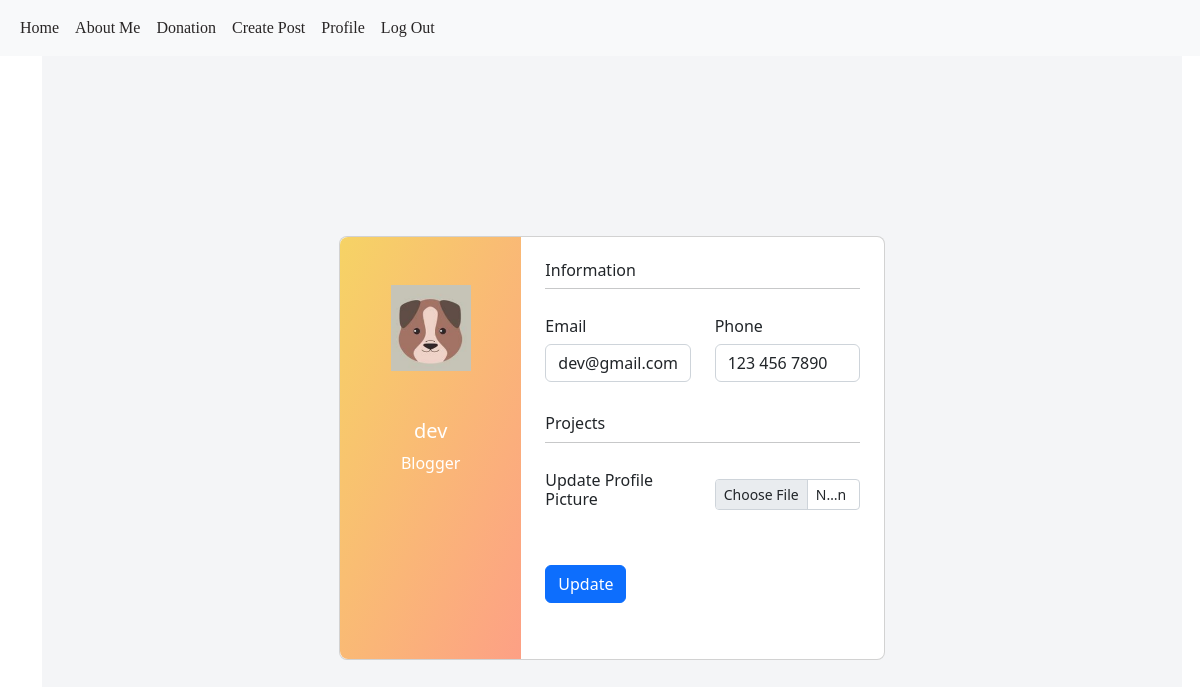
Page /account (signed in) on the committed database.
### puppycompanyblog/models.py (models this page shows, shortened)
class User(db.Model, UserMixin):
    __tablename__ = 'users'
    id = db.Column(db.Integer, primary_key = True)
    profile_image = db.Column(db.String(20), nullable=False, default='default_profile.png')
    email = db.Column(db.String(64), unique=True, index=True)
    username = db.Column(db.String(64), unique=True, index=True)
    password_hash = db.Column(db.String(128))
    posts = db.relationship('BlogPost', backref='author', lazy=True)

### puppycompanyblog/users/views.py (the view)
@users.route("/account", methods=['GET', 'POST'])
@login_required
def account():
    form = UpdateUserForm()
    if form.validate_on_submit():
        print(form)
        if form.picture.data:
            username = current_user.username
            pic = add_profile_pic(form.picture.data,username)
            current_user.profile_image = pic
        current_user.username = form.username.data
        current_user.email = form.email.data
        db.session.commit()
        flash('User Account Updated')
        return redirect(url_for('users.account'))
    elif request.method == 'GET':
        form.username.data = current_user.username
        form.email.data = current_user.email
    profile_image = url_for('static', filename='profile_pics/' + current_user.profile_image)
    return render_template('account.html', profile_image=profile_image, form=form)

### puppycompanyblog/users/forms.py (shortened to what this page needs)
class UpdateUserForm(FlaskForm):
    email = StringField('Email', validators=[DataRequired(),Email()])
    username = StringField('Username', validators=[DataRequired()])
    picture = FileField('Update Profile Picture', validators=[FileAllowed(['jpg', 'png','jpeg'])])
    phone = StringField('Phone No.',default="123 456 7890",validators=[DataRequired()])
    submit = SubmitField('Update')

### puppycompanyblog/models.py (called while the page is built)
@login_manager.user_loader
def load_user(user_id):
    return User.query.get(user_id)

### puppycompanyblog/templates/account.html (shortened to what this page needs)
{% extends "base.html" %}
{% block content %}
<form method="POST" action="" enctype="multipart/form-data">
  <section class="vh-100" style="background-color: #f4f5f7; width: max-content;">
    <div class="container py-5 h-100" style="width: 2000px;">
      <div class="row d-flex justify-content-center align-items-center h-100">
        <div class="col col-lg-6 mb-4 mb-lg-0">
          <div class="card mb-3" style="border-radius: .5rem;">
            <div class="row g-0">
              <div class="col-md-4 gradient-custom text-center text-white"
                style="border-top-left-radius: .5rem; border-bottom-left-radius: .5rem;">
                <img align='center' alt="Avatar" class="img-fluid my-5" style="width: 80px;"
                  src="{{ url_for('static', filename='profile_pics/' + current_user.profile_image) }} ">
                <h5>{{current_user.username}}</h5>
                <p>Blogger</p>
              </div>
              <div class="col-md-8">
                <div class="card-body p-4">
                  <h6>Information</h6>
                  <hr class="mt-0 mb-4">
                  <div class="row pt-1">
                    <div class="col-6 mb-3">
                      <h6>Email</h6>
                      <p class="text-muted">
                        {{form.email(class="form-control")}}
                      </p>
                    </div>
                    <div class="col-6 mb-3">
                      <h6>Phone</h6>
                      <p class="text-muted">
                        {{form.phone(class="form-control")}}
                      </p>
                    </div>
                  </div>
                  <h6>Projects</h6>
                  <hr class="mt-0 mb-4">
                  <div class="row pt-1">
                    <div class="col-6 mb-3">
                      <h6> {{ form.picture.label(class="form-group") }}</h6>
                      <br><br>
                      <p class="text-muted">{{ form.submit(class="btn btn-primary") }}</p>
                    </div>
                    <div class="col-6 mb-3">
                      <p class="text-muted">{{ form.picture(class="form-control form-control-sm") }}</p>
                    </div>
                  </div>
                </div>
              </div>
            </div>
          </div>
        </div>
      </div>
    </div>
  </section>
</form>
{% endblock content %}

### puppycompanyblog/templates/account.html (style rules this page uses)
.gradient-custom { background: #f6d365; background: -webkit-linear-gradient(to right bottom, rgba(246, 211, 101, 1), rgba(253, 160, 133, 1)); background: linear-gradient(to right bottom, rgba(246, 211, 101, 1), rgba(253, 160, 133, 1)) }

### rows in the picture
User: profile_image (placeholder picture), username "dev", email "dev@gmail.com"
